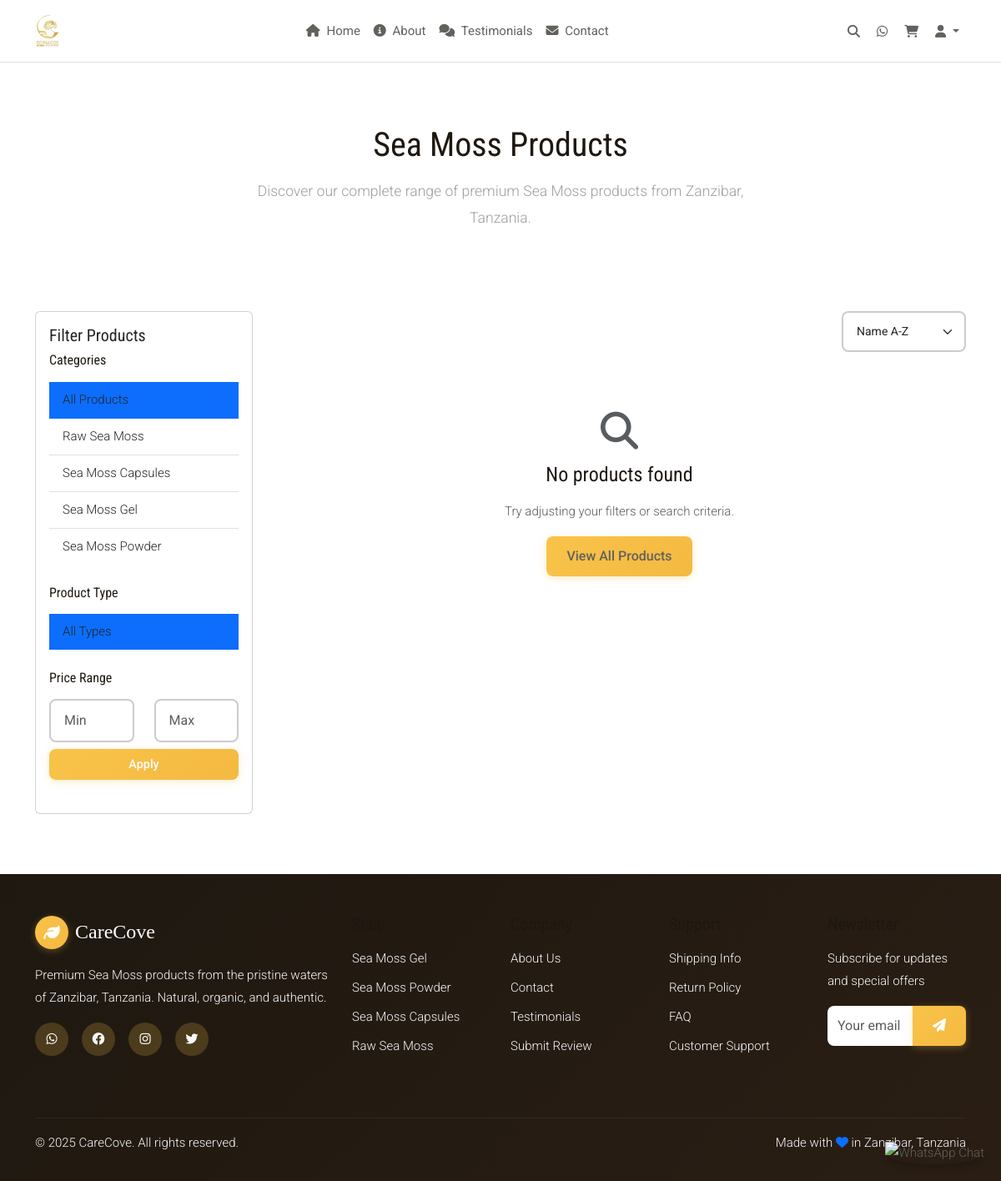
The app's page /shop/ with its own data.
### shop/models.py (models this page shows, shortened)
class Category(models.Model):
    name = models.CharField(max_length=100)
    name_sw = models.CharField(max_length=100, blank=True, help_text="Swahili translation")
    slug = models.SlugField(unique=True)
    description = models.TextField(blank=True)
    image = models.ImageField(upload_to='categories/', blank=True)
    is_active = models.BooleanField(default=True)
    created_at = models.DateTimeField(auto_now_add=True)
    class Meta:
        verbose_name_plural = 'Categories'
        ordering = ['name']

### shop/views.py (the view)
# urls.py: path('shop/', views.product_list, name='product_list'),
def product_list(request):
    products = Product.objects.filter(is_active=True)
    categories = Category.objects.filter(is_active=True)
    category_slug = request.GET.get('category')
    product_type = request.GET.get('type')
    min_price = request.GET.get('min_price')
    max_price = request.GET.get('max_price')
    sort_by = request.GET.get('sort', 'name')
    if category_slug:
        category = get_object_or_404(Category, slug=category_slug)
        products = products.filter(category=category)
    if product_type:
        products = products.filter(product_type=product_type)
    if min_price:
        products = products.filter(price__gte=min_price)
    if max_price:
        products = products.filter(price__lte=max_price)
    search_query = request.GET.get('search')
    if search_query:
        products = products.filter(
            Q(name__icontains=search_query) |
            Q(description__icontains=search_query) |
            Q(category__name__icontains=search_query)
        )
    if sort_by == 'price_low':
        products = products.order_by('price')
    elif sort_by == 'price_high':
        products = products.order_by('-price')
    elif sort_by == 'newest':
        products = products.order_by('-created_at')
    elif sort_by == 'rating':
        products = products.annotate(avg_rating=Avg('reviews__rating')).order_by('-avg_rating')
    else:
        products = products.order_by('name')
    paginator = Paginator(products, 12)
    page = request.GET.get('page')
    products = paginator.get_page(page)
    context = {
        'products': products,
        'categories': categories,
        'search_query': search_query,
        'category_slug': category_slug,
        'product_type': product_type,
        'min_price': min_price,
        'max_price': max_price,
        'sort_by': sort_by,
    }
    return render(request, 'shop/product_list.html', context)

### cart/context_processors.py (called while the page is built)
def cart(request):
    cart_total_items = 0
    cart_total_price = 0
    cart_obj = None
    try:
        if request.user.is_authenticated:
            cart_obj = Cart.objects.get(user=request.user)
        else:
            if request.session.session_key:
                cart_obj = Cart.objects.get(session_key=request.session.session_key)
        if cart_obj:
            cart_total_items = cart_obj.total_items
            cart_total_price = cart_obj.total_price
    except Cart.DoesNotExist:
        pass
    return {
        'cart_total_items': cart_total_items,
        'cart_total_price': cart_total_price,
        'cart': cart_obj,
    }

### templates/shop/product_list.html (shortened to what this page needs)
{% extends 'base.html' %}
{% load static %}
{% block content %}
<div class="container my-5">
    <div class="row mb-5">
        <div class="col-12">
            <h1 class="section-title">Sea Moss Products</h1>
            <p class="section-subtitle">
                Discover our complete range of premium Sea Moss products from Zanzibar, Tanzania.
            </p>
        </div>
    </div>
    <div class="row">
        <div class="col-lg-3 mb-4">
            <div class="card">
                <div class="card-body">
                    <h5 class="card-title">Filter Products</h5>
                    <div class="mb-4">
                        <h6>Categories</h6>
                        <div class="list-group list-group-flush">
                            <a href="{% url 'shop:product_list' %}"
                               class="list-group-item list-group-item-action {% if not current_category %}active{% endif %}">
                                All Products
                            </a>
                            {% for category in categories %}
                            <a href="{% url 'shop:category_detail' category.slug %}"
                               class="list-group-item list-group-item-action {% if current_category == category.slug %}active{% endif %}">
                                {{ category.name }}
                            </a>
                            {% endfor %}
                        </div>
                    </div>
                    <div class="mb-4">
                        <h6>Product Type</h6>
                        <div class="list-group list-group-flush">
                            <a href="{% url 'shop:product_list' %}"
                               class="list-group-item list-group-item-action {% if not current_type %}active{% endif %}">
                                All Types
                            </a>
                        </div>
                    </div>
                    <div class="mb-4">
                        <h6>Price Range</h6>
                        <form method="GET" class="price-filter-form">
                            <div class="row">
                                <div class="col-6">
                                    <input type="number" name="min_price" class="form-control form-control-sm"
                                           placeholder="Min" value="{{ request.GET.min_price }}">
                                </div>
                                <div class="col-6">
                                    <input type="number" name="max_price" class="form-control form-control-sm"
                                           placeholder="Max" value="{{ request.GET.max_price }}">
                                </div>
                            </div>
                            <button type="submit" class="btn btn-primary btn-sm w-100 mt-2">Apply</button>
                        </form>
                    </div>
                </div>
            </div>
        </div>
        <div class="col-lg-9">
            <div class="d-flex justify-content-between align-items-center mb-4">
                <div class="d-flex align-items-center gap-3">
                    <select class="form-select form-select-sm" id="sortSelect" style="width: auto;">
                        <option value="name" {% if current_sort == 'name' %}selected{% endif %}>Name A-Z</option>
                    </select>
                </div>
            </div>
            {% if page_obj %}
            <div class="product-grid">
                {% for product in page_obj %}
                <div class="product-card card" data-category="{{ product.category.slug }}">
                    <div class="product-image">
                        {% if product.images.first %}
                            <img src="{{ product.images.first.image.url }}" alt="{{ product.name }}" class="card-img-top">
                        {% else %}
                            <img src="https://i.pinimg.com/originals/83/5f/9f/835f9ffac0b1dfbb1c0860a03e16d201.png" alt="{{ product.name }}" class="card-img-top">
                        {% endif %}
                        {% if product.is_on_sale %}
                            <div class="product-badge">-{{ product.sale_percentage }}%</div>
                        {% endif %}
                        {% if not product.is_in_stock %}
                            <div class="product-badge bg-secondary">Out of Stock</div>
                        {% endif %}
                    </div>
                    <div class="product-info">
                        <h5 class="product-title">{{ product.name }}</h5>
                        <p class="product-description text-muted">{{ product.description|truncatewords:15 }}</p>
                        <div class="product-price">
                            {% if product.is_on_sale %}
                                <span class="original-price">${{ product.compare_at_price }}</span>
                            {% endif %}
                            ${{ product.price }}
                        </div>
                        {% if product.review_count > 0 %}
                        <div class="product-rating">
                            <span class="stars">
                                {% for i in "12345" %}
                                    {% if forloop.counter <= product.average_rating %}
                                        <i class="fas fa-star"></i>
                                    {% else %}
                                        <i class="far fa-star"></i>
                                    {% endif %}
                                {% endfor %}
                            </span>
                            <span class="rating-text">({{ product.review_count }})</span>
                        </div>
                        {% endif %}
                        <div class="product-actions">
                            <a href="{{ product.get_absolute_url }}" class="btn btn-outline-primary w-100 mb-2">View Details</a>
                            {% if product.is_in_stock %}
                            <form class="add-to-cart-form">
                                {% csrf_token %}
                                <input type="hidden" name="product_id" value="{{ product.id }}">
                                <input type="hidden" name="quantity" value="1">
                                <button type="submit" class="btn btn-primary w-100">Add to Cart</button>
                            </form>
                            {% else %}
                            <button class="btn btn-secondary w-100" disabled>Out of Stock</button>
                            {% endif %}
                        </div>
                    </div>
                </div>
                {% endfor %}
            </div>
            {% if page_obj.has_other_pages %}
            <nav aria-label="Product pagination" class="mt-5">
                <ul class="pagination justify-content-center">
                    {% if page_obj.has_previous %}
                        <li class="page-item">
                            <a class="page-link" href="?page={{ page_obj.previous_page_number }}{% if request.GET.category %}&category={{ request.GET.category }}{% endif %}{% if request.GET.type %}&type={{ request.GET.type }}{% endif %}{% if request.GET.sort %}&sort={{ request.GET.sort }}{% endif %}">Previous</a>
                        </li>
                    {% endif %}
                    {% for num in page_obj.paginator.page_range %}
                        {% if page_obj.number == num %}
                            <li class="page-item active">
                                <span class="page-link">{{ num }}</span>
                            </li>
                        {% elif num > page_obj.number|add:'-3' and num < page_obj.number|add:'3' %}
                            <li class="page-item">
                                <a class="page-link" href="?page={{ num }}{% if request.GET.category %}&category={{ request.GET.category }}{% endif %}{% if request.GET.type %}&type={{ request.GET.type }}{% endif %}{% if request.GET.sort %}&sort={{ request.GET.sort }}{% endif %}">{{ num }}</a>
                            </li>
                        {% endif %}
                    {% endfor %}
                    {% if page_obj.has_next %}
                        <li class="page-item">
                            <a class="page-link" href="?page={{ page_obj.next_page_number }}{% if request.GET.category %}&category={{ request.GET.category }}{% endif %}{% if request.GET.type %}&type={{ request.GET.type }}{% endif %}{% if request.GET.sort %}&sort={{ request.GET.sort }}{% endif %}">Next</a>
                        </li>
                    {% endif %}
                </ul>
            </nav>
            {% endif %}
            {% else %}
            <div class="text-center py-5">
                <i class="fas fa-search fa-3x text-muted mb-3"></i>
                <h4>No products found</h4>
                <p class="text-muted">Try adjusting your filters or search criteria.</p>
                <a href="{% url 'shop:product_list' %}" class="btn btn-primary">View All Products</a>
            </div>
            {% endif %}
        </div>
    </div>
</div>
{% endblock %}

### static/css/style.css (style rules this page uses)
a, a:visited, a:hover, a:focus, a:active { text-decoration: none !important; color: inherit !important; }
:root { --primary-gold: #f9c349; --dark-grey-brown: #62615c; --black: #000000; --dark-brown: #1e1810; --white: #ffffff; --light-grey: #9e9e9e; --off-white: #fafafa; --coral-red: #d65d67; --blue-grey: #69727d; --light-border: #cccccc; --silver-grey: #e2e2e2; --blue-accent: #0274be; --success: #28a745; --warning: #ffc107; --danger: #dc3545; --info: #17a2b8; }
body { font-family: 'Roboto', sans-serif; font-weight: 300; font-size: 15px; line-height: 1.8; color: var(--dark-grey-brown); background-color: var(--white); }
body.beach-background { background-image: url('/static/img/zanzibar-beach3.jpg'); background-size: cover; background-position: center; background-attachment: fixed; background-repeat: no-repeat; min-height: 100vh; }
h1, h2, h3, h4, h5, h6 { font-family: 'Roboto Condensed', sans-serif; font-weight: 400; color: var(--dark-brown); margin-bottom: 1rem; }
body { font-family: 'Roboto', sans-serif; font-weight: 300; font-size: 15px; line-height: 1.8; color: var(--dark-grey-brown); background-color: var(--white); padding-top: 70px; }
.section-title { font-size: 2.5rem; text-align: center; margin-bottom: 1rem; color: var(--dark-brown); }
.section-subtitle { text-align: center; font-size: 1.1rem; color: var(--light-grey); margin-bottom: 3rem; max-width: 600px; margin-left: auto; margin-right: auto; }
.btn { border-radius: 8px; font-weight: 500; padding: 0.75rem 1.5rem; transition: all 0.3s ease; border: none; cursor: pointer; }
.btn-primary { background: linear-gradient(135deg, var(--primary-gold), #f4b942); color: var(--white); box-shadow: 0 2px 10px rgba(249, 195, 73, 0.3); }
.btn-sm { padding: 0.5rem 1rem; font-size: 0.9rem; }
.form-control { border-radius: 8px; border: 2px solid var(--light-border); padding: 0.75rem 1rem; font-size: 1rem; transition: all 0.3s ease; }
.form-select { border-radius: 8px; border: 2px solid var(--light-border); padding: 0.75rem 1rem; transition: all 0.3s ease; }

### records on screen
Category: name "Raw Sea Moss"
Category: name "Sea Moss Capsules"
Category: name "Sea Moss Gel"
Category: name "Sea Moss Powder"
